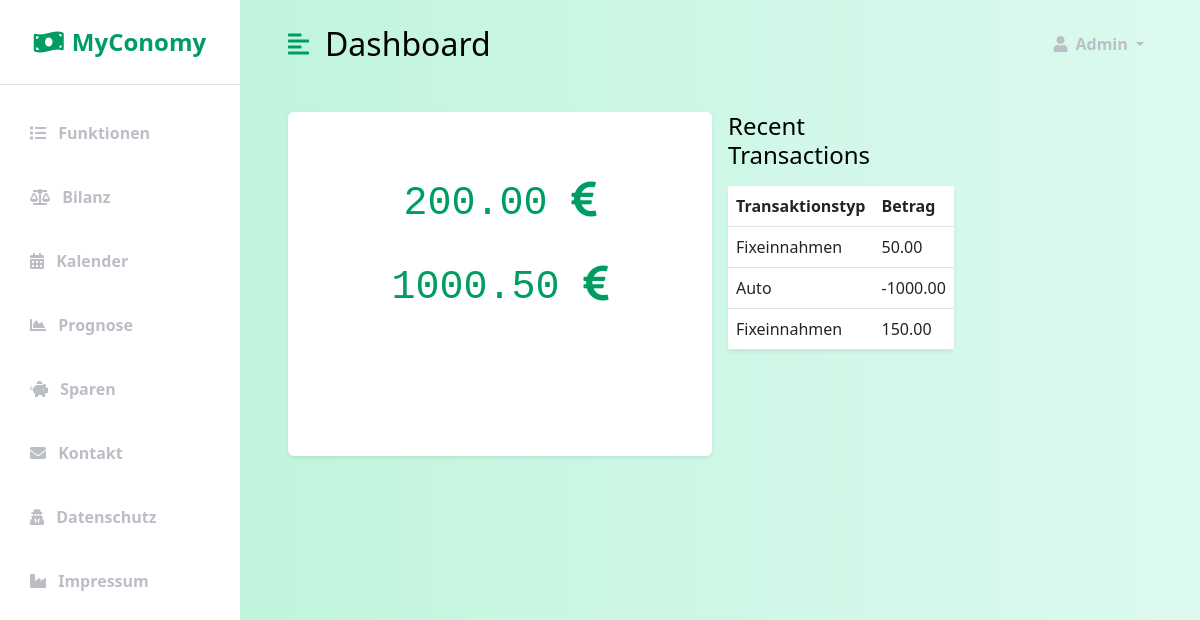
Screenshot of /pages/index.php?menu=dashboard (signed in) with the database file from the repository.
### tables this page shows
CREATE TABLE IF NOT EXISTS `Balance` (
  `BalanceId` INT NOT NULL AUTO_INCREMENT,
  `BalanceAmount` DECIMAL(10,2) NOT NULL,
  `BalanceDate` DATE NOT NULL,
  `UserId` INT NOT NULL,
  PRIMARY KEY (`BalanceId`),
  INDEX `fk_Balance_User1_idx` (`UserId` ASC) VISIBLE,
  CONSTRAINT `fk_Balance_User1`
    FOREIGN KEY (`UserId`)
    REFERENCES `User` (`UserId`)
    ON DELETE NO ACTION
    ON UPDATE NO ACTION);

CREATE TABLE IF NOT EXISTS `Transaction` (
  `TransactionId` INT NOT NULL AUTO_INCREMENT,
  `TransactionAmount` DECIMAL(10,2) NOT NULL,
  `TransactionDate` DATE NOT NULL,
  `TransactionTypeId` INT NOT NULL,
  `BalanceId` INT NOT NULL,
  `CalenderEventId` INT NULL,
  PRIMARY KEY (`TransactionId`),
  INDEX `fk_Transaction_TransactionType1_idx` (`TransactionTypeId` ASC) VISIBLE,
  INDEX `fk_Transaction_Balance1_idx` (`BalanceId` ASC) VISIBLE,
  INDEX `fk_Transaction_CalenderEvent1_idx` (`CalenderEventId` ASC) VISIBLE,
  CONSTRAINT `fk_Transaction_TransactionType1`
    FOREIGN KEY (`TransactionTypeId`)
    REFERENCES `TransactionType` (`TransactionTypeId`)
    ON DELETE NO ACTION
    ON UPDATE NO ACTION,
  CONSTRAINT `fk_Transaction_Balance1`
    FOREIGN KEY (`BalanceId`)
    REFERENCES `Balance` (`BalanceId`)
    ON DELETE NO ACTION
    ON UPDATE NO ACTION,
  CONSTRAINT `fk_Transaction_CalenderEvent1`
    FOREIGN KEY (`CalenderEventId`)
    REFERENCES `CalenderEvent` (`CalenderEventId`)
    ON DELETE NO ACTION
    ON UPDATE NO ACTION);

CREATE TABLE IF NOT EXISTS `TransactionType` (
  `TransactionTypeId` INT NOT NULL AUTO_INCREMENT,
  `TransactionType` VARCHAR(45) NOT NULL,
  PRIMARY KEY (`TransactionTypeId`));

### classes/balance.php (called while the page is built, shortened)
<?php
require_once "db.php";
class Balance extends Database
{
	public $BalanceId;
	function __construct($BalanceId = null, $BalanceAmount = null, $BalanceDate = null, $UserId = null)
	{
		$this->BalanceId = $BalanceId;
		$this->BalanceAmount = $BalanceAmount;
	}
    public static function GetBalanceByUserId($id)
	{
		$db = new Database();
		$stmt = $db->pdo->prepare("SELECT * FROM Balance WHERE UserId = ?");
		$stmt->execute([$id]);
		$res = $stmt->fetch();
		if ($res) {
			return new Balance($res["BalanceId"], $res["BalanceAmount"], $res["BalanceDate"], $res["UserId"]);
		}
		else {
			return false;
		}
	}
	public function GetReoccuringTransactionsByBalanceId()
	{
        $stmt = $this->pdo->prepare("SELECT sum(TransactionAmount) as 'Amount' FROM Transaction JOIN TransactionType USING(TransactionTypeId) JOIN Balance USING(BalanceId) WHERE TransactionTypeId = 6 AND BalanceId = ?");
		$stmt->execute([$this->BalanceId]);
		$res = $stmt->fetch();
		if ($res) {
			return $res["Amount"];
		}
		else {
			return false;
		}
	}
}

### classes/db.php (called while the page is built, shortened)
<?php
class Database
{
    protected $db_host = 'localhost';
    protected $db_name = "MyConomy";
    protected $db_user = "root";
    protected $db_password = "";
    protected $db_port = 3307;
    public function __construct()
    {
        try {
            $pdo = new PDO("mysql:host=$this->db_host;port=$this->db_port;dbname=$this->db_name", $this->db_user, $this->db_password);
            $pdo->setAttribute(PDO::ATTR_DEFAULT_FETCH_MODE, PDO::FETCH_ASSOC);
            $pdo->setAttribute(PDO::ATTR_ERRMODE, PDO::ERRMODE_EXCEPTION);
            $pdo->setAttribute( PDO::ATTR_EMULATE_PREPARES, false );
            $this->pdo = $pdo;
        } catch (PDOException $pe){
            echo "fuck";
            echo $pe->getMessage();
        }
    }
}

### classes/transaction.php (called while the page is built, shortened)
<?php
require_once "db.php";
require_once "balance.php";
class Transaction extends Database
{
    public static function GetTransactionsByUserId($id, $Amount)
	{
		$db = new Database();
		$stmt = $db->pdo->prepare("
			SELECT TransactionId,
				   TransactionAmount,
				   TransactionDate,
				   TransactionTypeId,
				   BalanceId,
				   CalenderEventId
			FROM transaction
				JOIN balance USING (BalanceId)
				JOIN user USING (UserId)
			WHERE User.UserId = ?
			LIMIT ?;
		");
		$stmt->execute([$id, $Amount]);
		$res = $stmt->fetchAll();
		if ($res) {
			return $res;
		}
		else {
			return false;
		}
	}
    public static function GetTransactionType($TransactionId)
	{
		$db = new Database();
		$stmt = $db->pdo->prepare("
		SELECT TransactionType
		FROM transaction
		   JOIN transactiontype USING (TransactionTypeId)
		WHERE transactionId = ?;
		");
		$stmt->execute([$TransactionId]);
		$res = $stmt->fetch();
		if ($res) {
			return $res["TransactionType"];
		}
		else {
			return false;
		}
	}
}

### components/dashboard.php (the view, shortened to what this page needs)
<?php
require_once "..\classes\balance.php";
require_once "..\classes" . DIRECTORY_SEPARATOR . "transaction.php";
?>
<nav class="navbar navbar-expand-lg navbar-light bg-transparent py-4 px-4">
    <div class="d-flex align-items-center">
        <i class="fas fa-align-left primary-text fs-4 me-3" id="menu-toggle"></i>
        <h2 class="fs-2 m-0">Dashboard</h2>
    </div>
    <?php
        include ("../components/user_logout.php");
    ?>
</nav>
<div class="container-fluid px-4">
    <div class="row g-3 my-2">
        <div class="col-md-6">
            <div class="p-3 bg-white shadow-sm d-flex justify-content-around align-items-center rounded">
                <div>
                    <br>
                    <br>
                    <h3 class="fs-1 font-monospace Amount" id="Pingpong">
                    <?php
                            $BalanceOfCurrentUser = Balance::GetBalanceByUserId($_SESSION['loggedUser']["UserId"]);
                            echo $BalanceOfCurrentUser->GetReoccuringTransactionsByBalanceId();
                        ?>
                        <i class='fas fa-euro-sign' aria-hidden='true'></i>
                    </h3>
                    <br>
                    <h3 class="fs-1 font-monospace Amount" id="balanceamount">
                        <?php
                            $BalanceOfCurrentUser = Balance::GetBalanceByUserId($_SESSION['loggedUser']["UserId"]);
                            echo $BalanceOfCurrentUser->BalanceAmount;
                        ?>
                        <i class='fas fa-euro-sign' aria-hidden='true'></i>
                    </h3>
                    <br>
                    <br>
                    <br>
                    <br>
                    <br>
                </div>
            </div>
        </div>
        <div class="col col-md-3">
            <table class="table bg-white rounded shadow-sm  table-hover">
                <thead>
                    <tr>
                        <th scope="col">Transaktionstyp</th>
                        <th scope="col">Betrag</th>
                    </tr>
                </thead>
                <tbody>
                    <h1 class="fs-4 mb-3">Recent Transactions</h1>
                    <?php
                        $Transactions = Transaction::GetTransactionsByUserId($_SESSION['loggedUser']["UserId"], 5);
                        if ($Transactions)
                        {
                            foreach ($Transactions as $TransactionDS) {
                                echo "<tr>";
                                echo "<td>" . Transaction::GetTransactionType($TransactionDS["TransactionId"]) . "</td>";
                                echo "<td>" . $TransactionDS["TransactionAmount"] . "</td>";
                                echo "</tr>";
                            }
                        }
                    ?>
                </tbody>
            </table>
        </div>
    </div>
</div>

### pages/index.php (shortened to what this page needs)
<!DOCTYPE html>
<html lang="de">
<head>
    <link href="https://cdn.jsdelivr.net/npm/bootstrap@5.3.0-alpha3/dist/css/bootstrap.min.css" rel="stylesheet">
    <link rel="stylesheet" href="https://cdnjs.cloudflare.com/ajax/libs/font-awesome/5.15.3/css/all.min.css" />
    <link rel="stylesheet" href="../styles/fonts.css">
    <link rel="stylesheet" href="../styles/functions.css" />
    <link rel="stylesheet" href="../styles/styles.css" />
</head>
<body>
  <div class="d-flex" id="wrapper">
    <div class="bg-white" id="sidebar-wrapper">
      <?php
        if (isset($_SESSION['logged']))
        {
          include ("../components/sidebar_post_login.php");
        }
        else
        {
          include ("../components/sidebar_pre_login.php");
        }
      ?>
      <div id="page-content-wrapper">
        <div class="container-fluid px-4">
          <?php
             if (isset($_GET["menu"]))
             {
              switch ($_GET["menu"])
              {
                case "dashboard":
                  include ("../components/dashboard.php");
                  break;
              }
             }
             else
             {
              include ("../components/functions.php");
             }
          ?>
        </div>
      </div>
    </div>
</body>
</html>

### components/sidebar_post_login.php
<div class="sidebar-heading text-center py-4 primary-text fs-4 fw-bold border-bottom">
    <i class="fas fa-money-bill-wave me-2"></i>MyConomy</div>
    <div class="list-group list-group-flush my-3">
        <a href="?menu=funktionen" class="list-group-item list-group-item-action bg-transparent second-text fw-bold">
            <i class="fas fa-list me-2"></i>
            Funktionen
        </a>
        <a href="?menu=dashboard" class="list-group-item list-group-item-action bg-transparent second-text fw-bold">
            <i class="fas fa-balance-scale me-2"></i>
            Bilanz
        </a>
        <a href="?menu=dashboard" class="list-group-item list-group-item-action bg-transparent second-text fw-bold">
            <i class="fas fa-calendar-alt me-2"></i>
            Kalender
        </a>
        <a href="?menu=dashboard" class="list-group-item list-group-item-action bg-transparent second-text fw-bold">
            <i class="fas fa-chart-area me-2"></i>
            Prognose
        </a>
        <a href="?menu=dashboard" class="list-group-item list-group-item-action bg-transparent second-text fw-bold">
            <i class="fas fa-piggy-bank me-2"></i>
            Sparen
        </a>
        <a href="?menu=kontakt" class="list-group-item list-group-item-action bg-transparent second-text fw-bold">
            <i class="fas fa-envelope me-2"></i>
            Kontakt
        </a>
        <a href="?menu=datenschutz" class="list-group-item list-group-item-action bg-transparent second-text fw-bold">
            <i class="fas fa-user-secret me-2"></i>
            Datenschutz
        </a>
        <a href="?menu=impressum" class="list-group-item list-group-item-action bg-transparent second-text fw-bold">
            <i class="fas fa-industry me-2"></i>
            Impressum
        </a>
    </div>
</div>

### components/user_logout.php (shortened to what this page needs)
<?php
    if (isset($_SESSION['logged']) && $_SESSION['logged'] == true) {
    ?>
        <div class="collapse navbar-collapse" id="navbarSupportedContent">
            <ul class="navbar-nav ms-auto mb-2 mb-lg-0">
                <li class="nav-item dropdown">
                    <a class="nav-link dropdown-toggle second-text fw-bold" href="#" id="navbarDropdown"
                    role="button" data-bs-toggle="dropdown" aria-expanded="false">
                    <i class="fas fa-user me-2"></i><?php echo $_SESSION['loggedUser']["UserName"] ?>
                    </a>
                </li>
            </ul>
        </div>
        <?php
    }
?>

### styles/functions.css (style rules this page uses)
h3 { color: #fff; text-align: center; padding-top: 3px; }

### styles/styles.css (style rules this page uses)
:root { --main-bg-color: #009d63; --main-text-color: #009d63; --second-text-color: #bbbec5; --second-bg-color: #c1efde; }
.primary-text { color: var(--main-text-color); }
.second-text { color: var(--second-text-color); }
#wrapper { overflow-x: hidden; background-image: linear-gradient( to right, #baf3d7, #c2f5de, #cbf7e4, #d4f8ea, #ddfaef ); }
#sidebar-wrapper { min-height: 100vh; margin-left: -15rem; -webkit-transition: margin 0.25s ease-out; -moz-transition: margin 0.25s ease-out; -o-transition: margin 0.25s ease-out; transition: margin 0.25s ease-out; }
#sidebar-wrapper .sidebar-heading { font-size: 1.2rem; }
#sidebar-wrapper .list-group { width: 15rem; }
#page-content-wrapper { min-width: 100vw; }
#menu-toggle { cursor: pointer; }
.list-group-item { border: none; padding: 20px 30px; }
@media (min-width: 768px) { #sidebar-wrapper { margin-left: 0; } }
@media (min-width: 768px) { #page-content-wrapper { min-width: 0; width: 100%; } }
.Amount { color: #009d63; }

### rows the page displays
balance: BalanceAmount "1000.50"
transaction: TransactionId.TransactionType "Fixeinnahmen", TransactionAmount "50.00"
transaction: TransactionId.TransactionType "Auto", TransactionAmount "-1000.00"
transaction: TransactionId.TransactionType "Fixeinnahmen", TransactionAmount "150.00"

### other values shown
$_SESSION['loggedUser']["UserName"] "Admin"
$BalanceOfCurrentUser->GetReoccuringTransactionsByBalanceId() "200.00"
